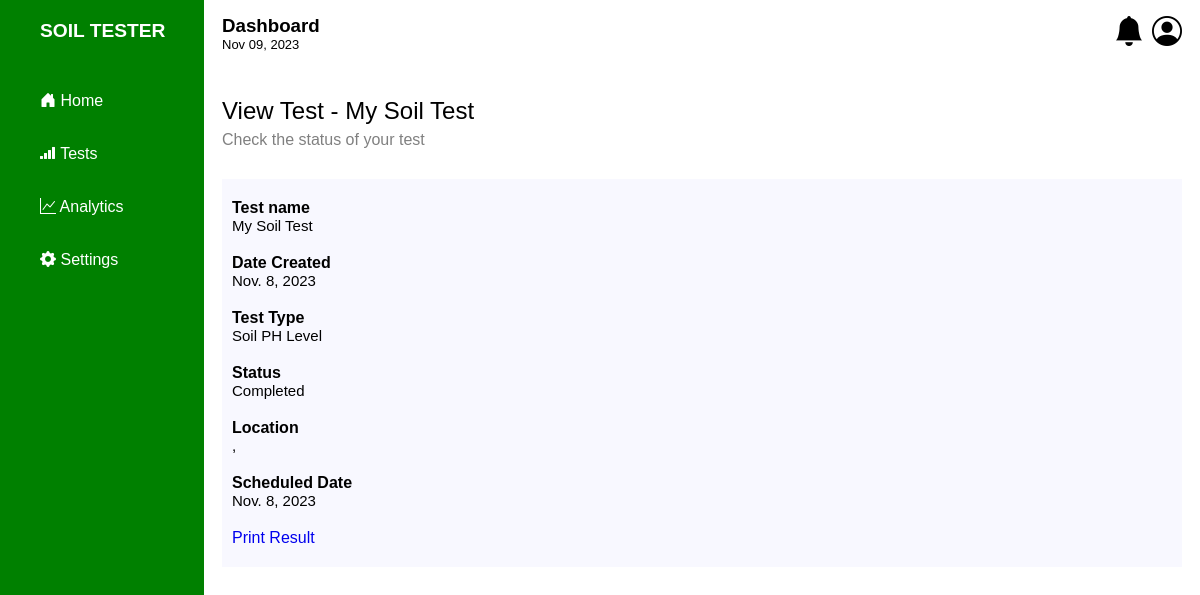
The app's page /tests/731356 with its own data.
### app/models.py (models this page shows)
class Test(models.Model):
    STATUS = (
        ('Pending', 'Pending'),
        ('Completed', 'Completed')
    )
    name = models.CharField(max_length=1000, null=True)
    date_created = models.DateField(auto_now_add=True)
    type = models.CharField(max_length=1000, null=True)
    status = models.CharField(max_length=1000, null=True, choices=STATUS, default='Pending')
    user = models.ForeignKey(CustomUser, on_delete=models.CASCADE)
    home_address = models.CharField(max_length=1000, null=True)
    state = models.CharField(max_length=1000, null=True)
    test_option = models.CharField(max_length=100, null=True)
    test_id = models.CharField(max_length=100, null=True, unique=True)
    scheduleDate = models.DateField(null=True)

### app/views.py (the view)
# urls.py: path('tests/<int:id>', views.viewTest, name="viewTest"),
def viewTest(request, id):
    try:
        test = Test.objects.get(test_id=id)
    except:
        return redirect('allTests')
    return render(request, 'viewTest.html', {"test": test})

### templates/viewTest.html (shortened to what this page needs)
{% extends 'dbase.html' %} {% load static %}  {% block content %}
<main class="container">
  <div class="top">
    <div class="top-header">
      <h2>View Test - {{test.name}}</h2>
    </div>
    <div class="top-text">Check the status of your test</div>
  </div>
  <div class="top-body">
     <div class="item">
        <div class="title">Test name</div>
        <div class="text">{{test.name}}</div>
    </div>
    <div class="item">
        <div class="title">Date Created</div>
        <div class="text">{{test.date_created}}</div>
    </div>
    <div class="item">
        <div class="title">Test Type</div>
        <div class="text">{{test.type}}</div>
    </div>
    <div class="item">
        <div class="title">Status</div>
        <div class="text">{{test.status}}</div>
    </div>
    <div class="item">
        <div class="title">Location</div>
        <div class="text">{{test.home_address}}, {{test.state}}</div>
    </div>
    <div class="item">
        <div class="title">Scheduled Date</div>
        <div class="text">{{test.scheduleDate}}</div>
    </div>
    <div class="item">
       <a href="{% url 'pdf_result' test.test_id %}">Print Result</a>
  </div>
  </div>
</main>
{% endblock content %}

### templates/dbase.html (style rules this page uses)
* { margin: 0; box-sizing: border-box; font-family: sans-serif; text-decoration: none; }
body { background-color: white; color: black; display: flex; }
main { padding-top: 30px; padding-bottom: 20px; padding-left: 18px; padding-right: 18px; }

### templates/viewTest.html (style rules this page uses)
.top-header h2 { font-weight: 500; margin-bottom: 6px; }
.top-text { color: gray; margin-bottom: 30px; }
.top-body { background-color: ghostwhite; padding: 10px; }
.item { padding-top: 10px; padding-bottom: 10px; }
.title { font-weight: bold; }
.text { font-size: 15px; }

### records on screen
Test: name "My Soil Test", date_created "Nov. 8, 2023", type "Soil PH Level", status "Completed", scheduleDate "Nov. 8, 2023"
